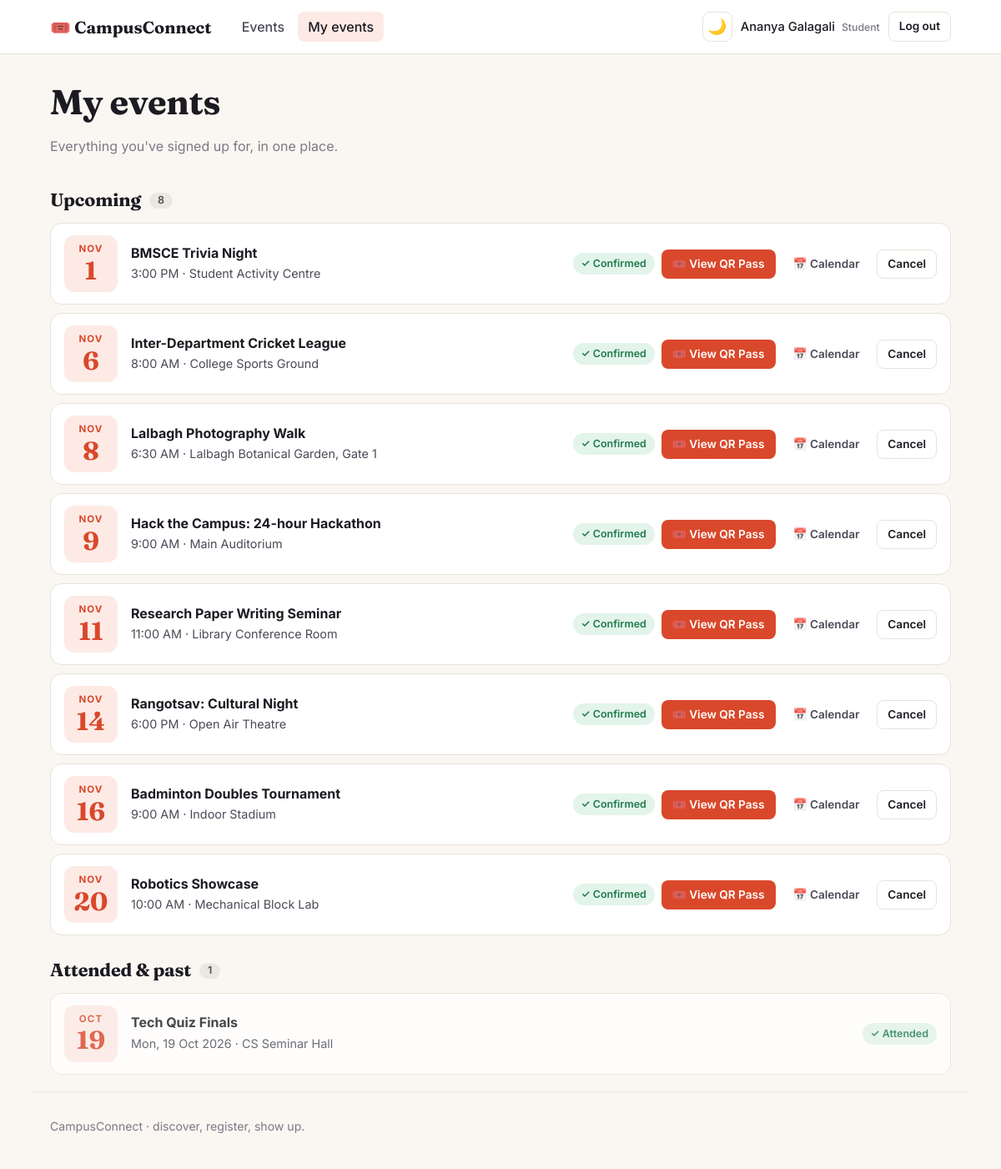
Page /my-events (signed in) on the committed database.
### tables this page shows
CREATE TABLE users (
    id INTEGER PRIMARY KEY AUTOINCREMENT,
    name TEXT NOT NULL,
    email TEXT NOT NULL UNIQUE,
    usn TEXT,
    department TEXT,
    password_hash TEXT NOT NULL,
    role TEXT NOT NULL CHECK (role IN ('student', 'organizer')),
    created_at TEXT NOT NULL
);

CREATE TABLE registrations (
    id INTEGER PRIMARY KEY AUTOINCREMENT,
    event_id INTEGER NOT NULL REFERENCES events(id) ON DELETE CASCADE,
    user_id INTEGER NOT NULL REFERENCES users(id) ON DELETE CASCADE,
    status TEXT NOT NULL DEFAULT 'confirmed' CHECK (status IN ('confirmed', 'waitlisted')),
    attended INTEGER NOT NULL DEFAULT 0,
    created_at TEXT NOT NULL,
    UNIQUE (event_id, user_id)
);

CREATE TABLE events (
    id INTEGER PRIMARY KEY AUTOINCREMENT,
    title TEXT NOT NULL,
    description TEXT NOT NULL,
    category TEXT NOT NULL,
    event_date TEXT NOT NULL,
    start_time TEXT NOT NULL,
    end_time TEXT,
    venue TEXT NOT NULL,
    capacity INTEGER NOT NULL DEFAULT 0,
    organizer_id INTEGER NOT NULL REFERENCES users(id) ON DELETE CASCADE,
    created_at TEXT NOT NULL
);

### backend/app.py (the view)
@app.route("/my-events")
@login_required
def my_events():
    if g.user["role"] != "student":
        return redirect(url_for("dashboard"))
    rows = get_db().execute(
        EVENT_SQL.replace("FROM events e", "FROM events e JOIN registrations mr ON mr.event_id = e.id", 1)
        .replace("SELECT e.*,", "SELECT e.*, mr.id AS reg_id, mr.attended AS attended, mr.status AS my_status, mr.created_at AS registered_at,", 1)
        + " WHERE mr.user_id = ? ORDER BY e.event_date, e.start_time", (g.user["id"],)).fetchall()
    items = [decorate(r) for r in rows]
    for e in items:
        if e.get("my_status") == "confirmed":
            e["qr_payload"] = make_qr_payload({"id": e["reg_id"], "status": e["my_status"]}, e, g.user)
        else:
            e["qr_payload"] = None
    upcoming = [e for e in items if not e["is_past"]]
    past = [e for e in items if e["is_past"]]
    return render_template("my_events.html", upcoming=upcoming, past=past[::-1])

### backend/app.py (called while the page is built, shortened)
def make_qr_payload(reg, event, user):
    reg_id = reg["id"] if isinstance(reg, dict) or hasattr(reg, "__getitem__") else getattr(reg, "id", None)
    event_id = event["id"] if isinstance(event, dict) or hasattr(event, "__getitem__") else getattr(event, "id", None)
    event_title = event["title"] if isinstance(event, dict) or hasattr(event, "__getitem__") else getattr(event, "title", "")
    sig_raw = f"{reg_id}:{event_id}:{user['email']}".encode()
    sig = hmac.new(app.config["SECRET_KEY"].encode(), sig_raw, hashlib.sha256).hexdigest()[:12]
    payload = {
        "type": "CAMPUSCONNECT_PASS",
        "reg_id": reg_id,
        "event_id": event_id,
        "event_title": event_title,
        "name": user["name"],
        "usn": user["usn"] or "",
        "email": user["email"],
        "sig": sig
    }
    return json.dumps(payload, separators=(',', ':'))

def get_db():
    if "db" not in g:
        g.db = sqlite3.connect(DB_PATH)
        g.db.row_factory = sqlite3.Row
        g.db.execute("PRAGMA foreign_keys = ON")
    return g.db

def today_iso():
    return date.today().isoformat()

def _d(s):
    return datetime.strptime(s, "%Y-%m-%d")

@app.template_filter("fdate")
def fdate(s):
    d = _d(s)
    return f"{d.strftime('%a')}, {d.day} {d.strftime('%b %Y')}"

@app.template_filter("mon")
def mon(s):
    return _d(s).strftime("%b").upper()

@app.template_filter("dayn")
def dayn(s):
    return str(_d(s).day)

@app.template_filter("ftime")
def ftime(s):
    if not s:
        return ""
    t = datetime.strptime(s, "%H:%M")
    return f"{t.hour % 12 or 12}:{t.minute:02d} {'AM' if t.hour < 12 else 'PM'}"

@app.context_processor
def inject_globals():
    return {"CATEGORIES": CATEGORIES, "today": today_iso(), "csrf_token": csrf_token}

def csrf_token():
    if "_csrf" not in session:
        session["_csrf"] = secrets.token_hex(16)
    return session["_csrf"]

@app.before_request
def load_user_and_check_csrf():
    g.user = None
    uid = session.get("user_id")
    if uid:
        g.user = get_db().execute("SELECT * FROM users WHERE id = ?", (uid,)).fetchone()
        if g.user is None:
            session.pop("user_id", None)

def login_required(view):
    @wraps(view)
    def wrapped(*a, **kw):
        if g.user is None:
            flash("Please log in to continue.", "info")
            return redirect(url_for("login", next=request.full_path.rstrip("?")))
        return view(*a, **kw)
    return wrapped

### frontend/templates/my_events.html (shortened to what this page needs)
{% extends "base.html" %}
{% from "_macros.html" import event_card %}
{% block content %}
<section class="page-head">
  <h1>My events</h1>
  <p class="muted">Everything you've signed up for, in one place.</p>
</section>
<h2 class="section">Upcoming <span class="count-pill">{{ upcoming|length }}</span></h2>
{% if upcoming %}
  <div class="rows">
    {% for e in upcoming %}
      <div class="row">
        <div class="datebox"><span class="mon">{{ e.event_date|mon }}</span><span class="day">{{ e.event_date|dayn }}</span></div>
        <div class="row-main">
          <a href="{{ url_for('event_detail', event_id=e.id) }}"><strong>{{ e.title }}</strong></a>
          <div class="meta">{{ e.start_time|ftime }} · {{ e.venue }}</div>
        </div>
        <div class="row-side">
          {% if e.my_status == 'confirmed' %}
            <span class="badge badge-ok">✓ Confirmed</span>
            {% if e.qr_payload %}
              <button type="button" class="btn btn-primary btn-sm btn-open-pass"
                      data-title="{{ e.title }}"
                      data-date="{{ e.event_date|fdate }}"
                      data-time="{{ e.start_time|ftime }}"
                      data-venue="{{ e.venue }}"
                      data-payload='{{ e.qr_payload|e }}'>
                🎟️ View QR Pass
              </button>
            {% endif %}
          {% else %}
            <span class="badge badge-warn">Waitlisted</span>
          {% endif %}
          <a class="btn btn-link btn-sm" href="{{ url_for('event_ics', event_id=e.id) }}">📅 Calendar</a>
          <form method="post" action="{{ url_for('cancel_registration', event_id=e.id) }}" onsubmit="return confirm('Cancel your registration?')">
            <button class="btn btn-ghost btn-sm">Cancel</button>
          </form>
        </div>
      </div>
    {% endfor %}
  </div>
{% else %}
  <div class="empty"><h3>Nothing coming up</h3><p>Find something fun and register.</p><a class="btn btn-primary" href="{{ url_for('index') }}">Browse events</a></div>
{% endif %}
{% if past %}
  <h2 class="section">Attended &amp; past <span class="count-pill">{{ past|length }}</span></h2>
  <div class="rows rows-muted">
    {% for e in past %}
      <div class="row">
        <div class="datebox"><span class="mon">{{ e.event_date|mon }}</span><span class="day">{{ e.event_date|dayn }}</span></div>
        <div class="row-main">
          <a href="{{ url_for('event_detail', event_id=e.id) }}"><strong>{{ e.title }}</strong></a>
          <div class="meta">{{ e.event_date|fdate }} · {{ e.venue }}</div>
        </div>
        <div class="row-side">
          {% if e.attended %}<span class="badge badge-ok">✓ Attended</span>{% else %}<span class="badge badge-muted">Ended</span>{% endif %}
        </div>
      </div>
    {% endfor %}
  </div>
{% endif %}
{% endblock %}

### frontend/templates/base.html (shortened to what this page needs)
<!doctype html>
<html lang="en">
<head>
  <link rel="stylesheet" href="{{ url_for('static', filename='style.css') }}">
</head>
<body>
  <header class="topbar">
    <div class="wrap topbar-inner">
      <a class="brand" href="{{ url_for('index') }}"><span class="brand-mark">🎟️</span> CampusConnect</a>
      <nav class="nav">
        <a href="{{ url_for('index') }}" class="{{ 'active' if request.endpoint == 'index' }}">Events</a>
        {% if g.user and g.user.role == 'student' %}
          <a href="{{ url_for('my_events') }}" class="{{ 'active' if request.endpoint == 'my_events' }}">My events</a>
        {% elif g.user and g.user.role == 'organizer' %}
          <a href="{{ url_for('dashboard') }}" class="{{ 'active' if request.endpoint == 'dashboard' }}">Dashboard</a>
        {% endif %}
      </nav>
      <div class="nav-right">
        <button id="themeToggle" class="theme-btn" type="button" aria-label="Toggle theme" title="Toggle light/dark mode">
          <span class="icon-moon">🌙</span>
        </button>
        {% if g.user %}
          <span class="who">{{ g.user.name }} <small>{{ g.user.role }}</small></span>
          <form method="post" action="{{ url_for('logout') }}">
            <button class="btn btn-ghost btn-sm">Log out</button>
          </form>
        {% else %}
          <a class="btn btn-ghost btn-sm" href="{{ url_for('login') }}">Log in</a>
          <a class="btn btn-primary btn-sm" href="{{ url_for('signup') }}">Sign up</a>
        {% endif %}
      </div>
    </div>
  </header>
  <main class="wrap">
    {% block content %}{% endblock %}
  </main>
  <footer class="footer wrap">
    <span>CampusConnect · discover, register, show up.</span>
  </footer>
</body>
</html>

### frontend/static/style.css (style rules this page uses)
:root { --bg: #faf7f2; --surface: #ffffff; --ink: #1c1b22; --ink-2: #4b4a57; --muted: #7a7886; --line: #e8e3da; --accent: #d9482b; --accent-ink: #ffffff; --accent-soft: #fdeae5; --ok: #1f7a4d; --ok-soft: #e3f4ea; --warn: #9a5b00; --warn-soft: #fff1d6; --danger: #b3261e; --radius: 14px; --shadow: 0 1px 2px rgba(28, 27, 34, .06), 0 6px 20px rgba(28, 27, 34, .06); --c-technical: #2b59c3; --c-cultural: #c2255c; --c-sports: #2f8f44; --c-workshop: #d9640b; --c-academic: #6741d9; --c-social: #0c8599; }
* { box-sizing: border-box; }
html { -webkit-text-size-adjust: 100%; }
body { margin: 0; background: var(--bg); color: var(--ink); font: 16px/1.55 "Inter", system-ui, -apple-system, "Segoe UI", Roboto, sans-serif; }
h1, h2, h3 { font-family: "Fraunces", Georgia, serif; line-height: 1.15; margin: 0 0 .4em; letter-spacing: -.01em; }
h1 { font-size: clamp(1.9rem, 4vw, 2.6rem); }
h2 { font-size: 1.35rem; }
a { color: var(--accent); text-decoration: none; }
.wrap { max-width: 1120px; margin: 0 auto; padding: 0 20px; }
.muted { color: var(--muted); }
.topbar { background: var(--surface); border-bottom: 1px solid var(--line); position: sticky; top: 0; z-index: 10; }
.topbar-inner { display: flex; align-items: center; gap: 24px; min-height: 64px; flex-wrap: wrap; }
.brand { font-family: "Fraunces", Georgia, serif; font-weight: 700; font-size: 1.25rem; color: var(--ink); }
.nav { display: flex; gap: 4px; flex: 1; }
.nav a { color: var(--ink-2); padding: 6px 12px; border-radius: 8px; font-weight: 500; }
.nav a.active { color: var(--ink); background: var(--accent-soft); }
.nav-right { display: flex; align-items: center; gap: 10px; }
.nav-right form { margin: 0; }
.who { font-weight: 500; font-size: .92rem; }
.who small { color: var(--muted); text-transform: capitalize; margin-left: 4px; }
.btn { display: inline-flex; align-items: center; justify-content: center; gap: 6px; font: inherit; font-weight: 600; font-size: .95rem; cursor: pointer; padding: 10px 18px; border-radius: 10px; border: 1px solid transparent; text-decoration: none !important; transition: transform .05s, background .15s, border-color .15s; }
.btn-primary { background: var(--accent); color: var(--accent-ink); }
.btn-ghost { background: var(--surface); color: var(--ink); border-color: var(--line); }
.btn-link { background: none; color: var(--ink-2); }
.btn-sm { padding: 6px 12px; font-size: .85rem; border-radius: 8px; }
.badge { display: inline-block; padding: 3px 10px; border-radius: 999px; font-size: .78rem; font-weight: 600; background: #f0ede6; color: var(--ink-2); }
.badge-ok { background: var(--ok-soft); color: var(--ok); }
.meta { margin: 2px 0; color: var(--ink-2); font-size: .9rem; }
.datebox { width: 64px; height: 68px; border-radius: 12px; background: var(--accent-soft); color: var(--accent); display: flex; flex-direction: column; align-items: center; justify-content: center; line-height: 1; }
.datebox .mon { font-size: .72rem; font-weight: 700; letter-spacing: .1em; }
.datebox .day { font-family: "Fraunces", Georgia, serif; font-size: 1.9rem; font-weight: 700; margin-top: 4px; }
.page-head { padding: 34px 0 10px; }
.page-head p { margin: 0; }
.section { margin: 30px 0 14px; display: flex; align-items: center; gap: 10px; }
.count-pill { font-family: "Inter", sans-serif; font-size: .78rem; background: #ece8df; color: var(--ink-2); border-radius: 99px; padding: 2px 10px; font-weight: 600; }
.rows { display: grid; gap: 10px; }
.rows-muted { opacity: .8; }
.row { display: flex; align-items: center; gap: 16px; background: var(--surface); border: 1px solid var(--line); border-radius: var(--radius); padding: 14px 16px; }
.row-main { flex: 1; min-width: 0; }
.row-main a { color: var(--ink); }
.row-side { display: flex; align-items: center; gap: 8px; flex-wrap: wrap; justify-content: flex-end; }
.row-side form { margin: 0; }
.footer { padding: 30px 20px 40px; color: var(--muted); font-size: .88rem; border-top: 1px solid var(--line); margin-top: 20px; }
.theme-btn { display: inline-flex; align-items: center; justify-content: center; width: 36px; height: 36px; padding: 0; border-radius: 9px; background: var(--surface); border: 1px solid var(--line); color: var(--ink); cursor: pointer; font-size: 1.15rem; transition: transform .15s ease, background .15s, border-color .15s; }
:root:not([data-theme="dark"]) .icon-moon { display: inline; }

### rows in the picture
users: user.name "Ananya Galagali", user.role "Student"
registrations: event_date|mon "NOV", event_date|dayn "1", title "BMSCE Trivia Night", start_time|ftime "3:00 PM", venue "Student Activity Centre"
registrations: event_date|mon "NOV", event_date|dayn "6", title "Inter-Department Cricket League", start_time|ftime "8:00 AM", venue "College Sports Ground"
registrations: event_date|mon "NOV", event_date|dayn "8", title "Lalbagh Photography Walk", start_time|ftime "6:30 AM", venue "Lalbagh Botanical Garden, Gate 1"
registrations: event_date|mon "NOV", event_date|dayn "9", title "Hack the Campus: 24-hour Hackathon", start_time|ftime "9:00 AM", venue "Main Auditorium"
registrations: event_date|mon "NOV", event_date|dayn "11", title "Research Paper Writing Seminar", start_time|ftime "11:00 AM", venue "Library Conference Room"
registrations: event_date|mon "NOV", event_date|dayn "14", title "Rangotsav: Cultural Night", start_time|ftime "6:00 PM", venue "Open Air Theatre"
registrations: event_date|mon "NOV", event_date|dayn "16", title "Badminton Doubles Tournament", start_time|ftime "9:00 AM", venue "Indoor Stadium"
registrations: event_date|mon "NOV", event_date|dayn "20", title "Robotics Showcase", start_time|ftime "10:00 AM", venue "Mechanical Block Lab"
registrations: event_date|mon "OCT", event_date|dayn "19", title "Tech Quiz Finals", event_date|fdate "Mon, 19 Oct 2026", venue "CS Seminar Hall", attended "✓ Attended"

### other values in the picture
{{ upcoming|length }} "8"
{{ past|length }} "1"
